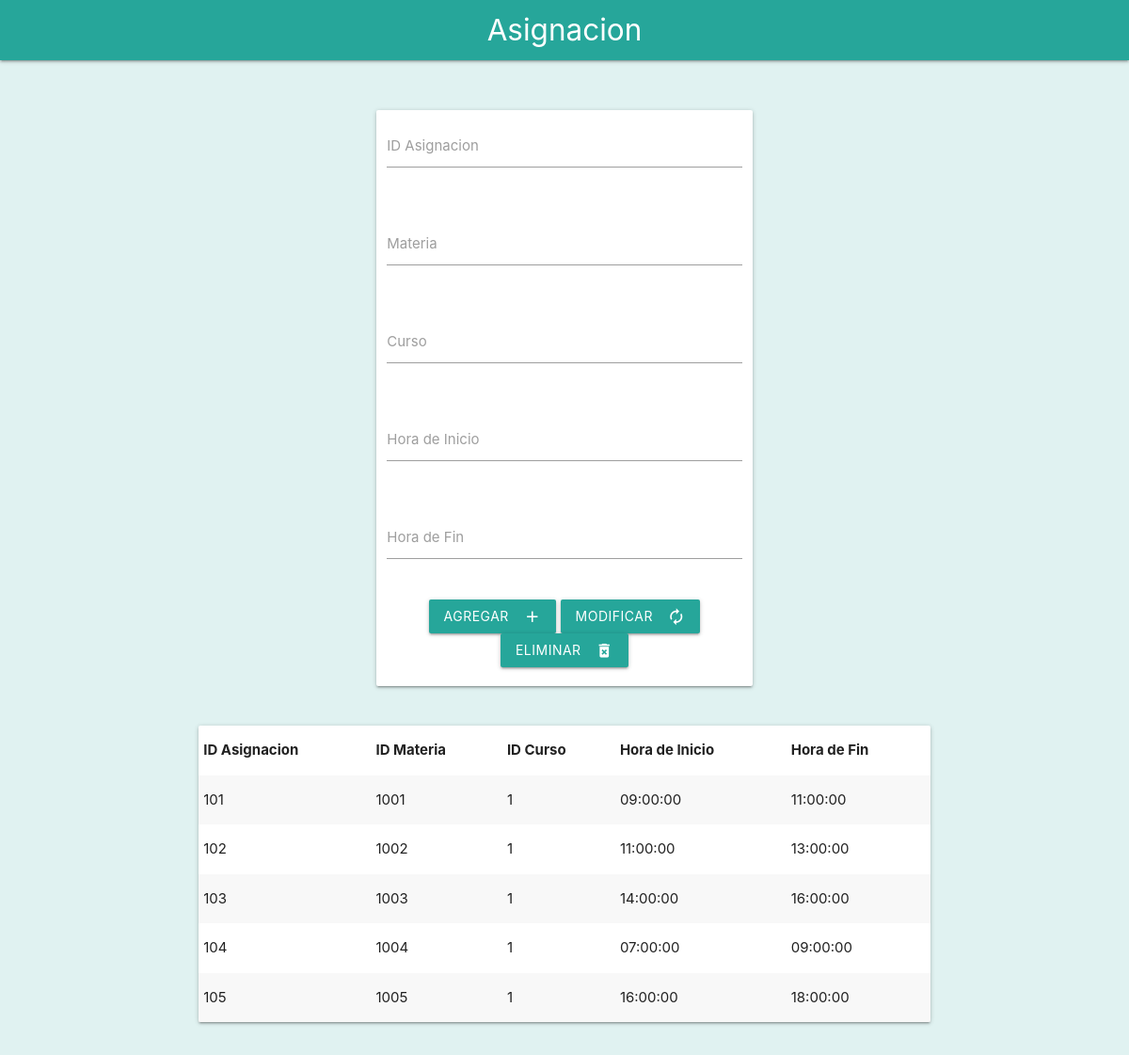
The app's page /acciones/asignacion/form.php with its own data.
### tables this page shows
CREATE TABLE `asignacion` (
  `ID_asignacion` varchar(25) NOT NULL,
  `ID_materia` varchar(25) NOT NULL,
  `ID_curso` varchar(25) NOT NULL,
  `h_inicio` time NOT NULL,
  `h_fin` time NOT NULL
);

### acciones/asignacion/form.php (the view, shortened to what this page needs)
<!DOCTYPE html>
<html lang="en">
<head>
    <link type="text/css" rel="stylesheet" href="../../css/materialize.min.css" media="screen,projection" />
    <link type="text/css" rel="stylesheet" href="../../css/general.css" media="screen,projection" />
</head>
<body>
    <nav>
        <div class="nav-wrapper  teal lighten-1">
            <a href="#" class="brand-logo center">Asignacion</a>
        </div>
    </nav>
    <br>
    <br>
    <div class="row">
        <div class="col s4"></div>
        <form class="col s4 card" method="POST">
            <div class="row">
                <div class="input-field col s12">
                    <input id="last_name" type="text" class="validate" name="id">
                    <label for="last_name">ID Asignacion</label>
                </div>
            </div>
            <div class="row">
                <div class="input-field col s12">
                    <input id="last_name" type="text" class="validate" name="materia">
                    <label for="last_name">Materia</label>
                </div>
            </div>
            <div class="row">
                <div class="input-field col s12">
                    <input id="last_name" type="text" class="validate" name="curso">
                    <label for="last_name">Curso</label>
                </div>
            </div>
            <div class="row">
                <div class="input-field col s12">
                    <input id="last_name" type="text" class="validate" name="inicio">
                    <label for="last_name">Hora de Inicio</label>
                </div>
            </div>
            <div class="row">
                <div class="input-field col s12">
                    <input id="last_name" type="text" class="validate" name="fin">
                    <label for="last_name">Hora de Fin</label>
                </div>
            </div>
            <div class="row center-align">
                <button class="btn waves-effect waves-light" type="submit" name="action" formaction="insert.php">Agregar
                    <i class="material-icons right">add</i>
                </button>
                <button class="btn waves-effect waves-light" type="submit" name="action" formaction="update.php">Modificar
                    <i class="material-icons right">autorenew</i>
                </button>
                <button class="btn waves-effect waves-light" type="submit" name="action" formaction="delete.php">Eliminar
                    <i class="material-icons right">delete_forever</i>
                </button>
            </div>
        </form>
    </div>
    <div class="row">
        <div class="col s2"></div>
        <div class="col s8">
            <table class="white card striped">
                <thead>
                <tr>
                    <th>ID Asignacion</th>
                    <th>ID Materia</th>
                    <th>ID Curso</th>
                    <th>Hora de Inicio</th>
                    <th>Hora de Fin</th>
                </tr>
            </thead>
            <tbody>
            <?php
                include("../../connect/connect.php");
                $busrcar = "SELECT * FROM asignacion";
                $resultado = $conn->query($busrcar);
                if ($resultado->num_rows >0) {
                    while ($filas = $resultado->fetch_assoc()) {
            ?>
                        <tr>
                        <td><?php echo $filas['ID_asignacion']?></td>
                        <td><?php echo $filas['ID_materia']?></td>
                        <td><?php echo $filas['ID_curso']?></td>
                        <td><?php echo $filas['h_inicio']?></td>
                        <td><?php echo $filas['h_fin']?></td>
                        </tr>
            <?php
                    }
                }
            ?>
            </tbody>
            </table>
        </div>
    </div>
</body>
</html>

### css/general.css (style rules this page uses)
body { background-color: #e0f2f1; }

### records on screen
asignacion: ID_asignacion "101", ID_materia "1001", ID_curso "1", h_inicio "09:00:00", h_fin "11:00:00"
asignacion: ID_asignacion "102", ID_materia "1002", ID_curso "1", h_inicio "11:00:00", h_fin "13:00:00"
asignacion: ID_asignacion "103", ID_materia "1003", ID_curso "1", h_inicio "14:00:00", h_fin "16:00:00"
asignacion: ID_asignacion "104", ID_materia "1004", ID_curso "1", h_inicio "07:00:00", h_fin "09:00:00"
asignacion: ID_asignacion "105", ID_materia "1005", ID_curso "1", h_inicio "16:00:00", h_fin "18:00:00"
